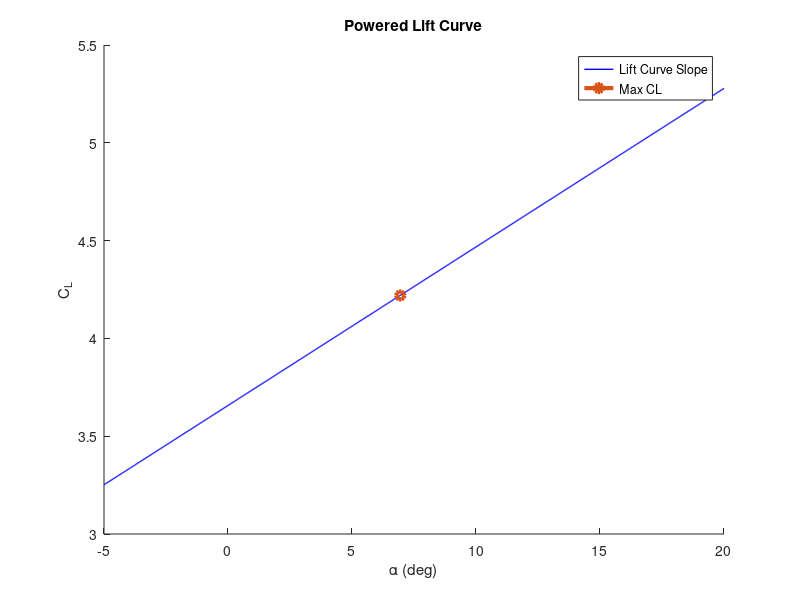
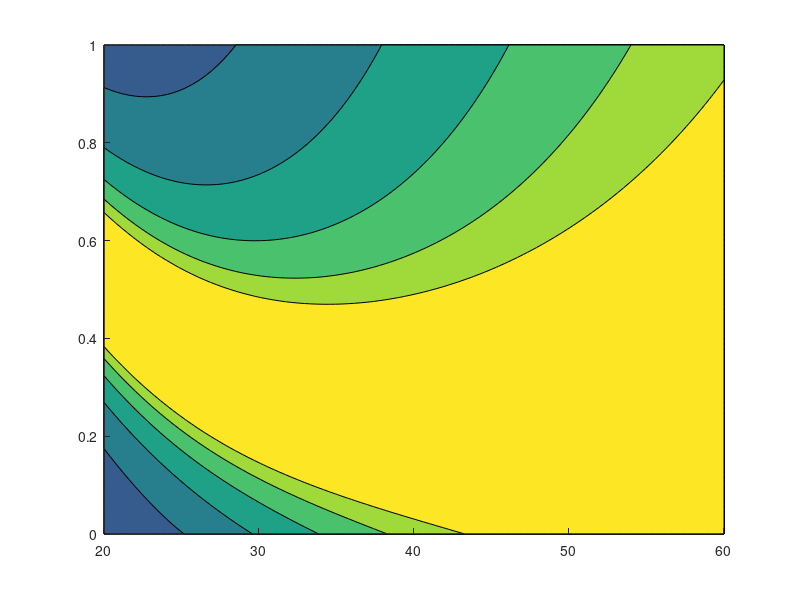

MATLAB code to generate these figures, in order: (Note: this script raises an error after producing the figures.)
% Higher fidelity analysis of blown wing takeoff and landing parameters
% Using geometric estimates when needed, will be commented when used
%
% CORRECTED VERSION (Oct 21 2026) - changes marked "FIX":
%  FIX 1  One consistent design point: W, S, AR, P_sh at the top; W_S = W/S (was a separate
%         hard-coded 16 lb/ft^2 while W = 16,928 lb and S = 1,058 ft^2 came from two other
%         sizing runs; the P-S design point was W0 ~ 10,700 lb).
%  FIX 2  Tail area from volume coefficients (tailSizing.m) instead of Sh = 0.4*S, and the
%         tail arm from the same layout as the AVL model (l_h ~ 30.8 ft).
%  FIX 3  Landing search: only points that are certifiable are shaded as allowed -
%         approach speed >= 1.30 V_S (former 14 CFR 23.73(b)) and, because this model has
%         no flare (touchdown at the approach speed), touchdown sink <= 10 ft/s
%         (former 14 CFR 23.473(d)). Without this mask the search picks touchdown speeds
%         below the stall speed and sink rates of 20-40 ft/s.
%  FIX 5  contourf(x, y, Z) needs Z(row = y index, column = x index). landingDistance(i,j)
%         is stored with i = speed (x) and j = power (y), so the original plots were
%         transposed (axes swapped without an error because the grid is 100 x 100). Now Z'.
%  FIX 6  calc_Tc: syms/vpasolve replaced by fzero (same equation, no toolbox, faster).
%  FIX 4  z_cg = 10 ft (from a Baron) flagged: CG height above ground of a high-wing
%         commuter is ~5-6 ft; it scales the drag/inertia moments in the rotation model.

clear
clc
close all

%% Initial Wing and Propeller Layout

% FIX 1: single design point (edit to the current P-S result)
AR = 11; %From aircraftDesignDriver
num_props = 10; 
S = 1058; %ft^2 from updated P-S plot  <- replace with the corrected P-S wing area
W = 16928; %lbs, take-off weight of the SAME design point as S
W_S = W/S; %lb/ft^2, consistent wing loading (was hard-coded 16)
prop_diameter = 7; %ft, just an initital guess, sized to get disk_area_ratio ~ .35
Ad = num_props*(pi*prop_diameter^2)/4;

disk_area_ratio = Ad/S;
fB = .65; %following Courtin's assumption, most likely we can actually get this higher as the width of our fuselage will be very small compared to big ass wings

%% Thrust and slipstream speed from shaft power

rho = .002297; %slug/ft^3, 1.184 kg/m^3, ISA + 18F density
P_sh = 550*1765; %slug*ft^2/s^3, from updated P-S plot 1765 hp
eta_a = .84; %Taken from Cinar slides from X-57
V = 55*1.688; %ft/s, from 55 kts landing speed
delta_F = 60; %deg, 60 degree flap deflection
eta_F = .81; %estimated from graph in Cinar slides

function [delta_C_j, delta_j, T_c_prime] = calc_Tc(V, eta_a, rho, P_sh, Ad, disk_area_ratio, delta_F, eta_F)   
    % FIX 6: numeric root instead of syms/vpasolve (same equation; ~100x faster in the
    % 100 x 100 landing loop, no Symbolic Toolbox needed, and the old vpa(...,3)
    % rounded Vj to 3 significant digits)
    f = @(Vj) (rho*Ad/4)*(Vj - V)*((Vj + V)^2) - eta_a*P_sh;
    hi = V + 50;
    while f(hi) < 0, hi = 2*hi; end
    Vj = fzero(f, [V, hi]);

    T_c_prime = disk_area_ratio*((Vj^2/V^2) - 1);
    delta_C_j = T_c_prime*(1 + (V/Vj));

    delta_j = eta_F*delta_F;
end

[delta_C_j, delta_j, T_c_prime] = calc_Tc(V, eta_a, rho, P_sh, Ad, disk_area_ratio, delta_F, eta_F);


%% Estimate the powered lift curve

alpha = linspace(-5, 20, 1000);

CL_u = .1856 + .0334*delta_F + .0667.*alpha;

A0 = .1856 + .0334*delta_F + .0667.*alpha;
A1 = .0121*delta_j - .0085.*alpha + .0426;
A2 = .0140*delta_j + .0226.*alpha + .1407;

F_Cj = A0 + A1*sqrt(delta_C_j) + A2*delta_C_j;

F_0 = CL_u;

CL = CL_u + F_Cj - F_0;

%% Set the angle-of-attack limit (instead of a fixed CL_max)

alpha_stall = min(16 + 1.5*T_c_prime, 22);

delta_alpha = 10; % 10 degree stall marign from Courtin

alpha_max = alpha_stall - delta_alpha;
CL_max = CL(find(alpha <= alpha_max, 1, "last"));
figure()
hold on
plot(alpha, CL, 'LineWidth', 1, 'Color', 'Blue')
plot(alpha_max, CL_max, '-o', 'LineWidth', 3)
xlabel('\alpha (deg)')
ylabel('C_L')
legend('Lift Curve Slope', 'Max CL')
title('Powered Lift Curve')

%% Landing Approach and Distance

CD0 = .015 + .065 + .02;

gamma = deg2rad(linspace(-40, 10, 100)); %rad, sweep of flight path angles
V_A = linspace(25, 65, 100); %kts, sweep of approach speeds

CL_g = 1; %Courtin's EL-2 ground value
CD0_g = .5; %Courtin's EL-2 ground value
G = .87; %Courtin's EL-2, calculated based on height of the wing, don't know what this is
e_g = .8; %Courtin's EL-2, oswald efficiency
mu_b = .4; %Courtin's EL-2, breaking coefficient
% W_S defined at the top (FIX 1)
k1 = 0; %don't actually know what this is but Cinar used this

V_TD = V_A.*1.688; %touchdown speed in ft/s = approach speed with no flare
h_obs = 50; %50 foot obstacle
g = 32.1; %ft/s^2
t_d = 1; %sec, time before brakes applied in landing roll

V_TD_vec = linspace(20, 60, 100).*1.688; %ft/s sweep over landing speeds from 20-60 kts
P_sh_vec = linspace(0, 1, 100).*P_sh; %sweep over power settings from 0-100%

e = .8; %estimated oswald efficiency factor

alpha = zeros([100, 100]);
alpha_stall = zeros([100, 100]);
landingDistance = zeros([100, 100]);
CL_stall = zeros([100, 100]);
CL_req = zeros([100, 100]);
gamma_vec = zeros([100, 100]);

for i = 1:100
    for j = 1:100
        [delta_C_j, delta_j, T_c_prime] = calc_Tc(V_TD_vec(i), eta_a, rho, P_sh_vec(j), Ad, disk_area_ratio, delta_F, eta_F);
        q_inf = .5*rho*V_TD_vec(i)^2;

        %iterate flight path angle
        gamma = deg2rad(0); %0 radian initial flight path angle
        for n = 1:8
            CL_k = (W_S*cos(gamma))/q_inf;
            Cx = CD0 + (CL_k^2)/(pi*e*AR + 2*delta_C_j) - T_c_prime;
            gamma = asin(-1*(q_inf*Cx)/W_S);
        end

        gamma_vec(i, j) = gamma;

        c0 = .1856 + .0334*delta_F + sqrt(delta_C_j)*(.0121*delta_j + .0426) + delta_C_j*(.014*delta_j + .1407);
        c1 = .0667 - .0085*sqrt(delta_C_j) + .0226*delta_C_j;
        alpha(i, j) = (CL_k - c0)/c1;

        alpha_stall(i, j) = min(16 + 1.5*T_c_prime, 22);
        CL_stall(i, j) = c0 + c1*alpha_stall(i, j);   % FIX 3: powered CL at stall, this V and power
        CL_req(i, j) = CL_k;

        J_A = (rho/(2*W_S))*(CD0_g + (k1 + (G/(pi*e_g*AR))*CL_k^2) - mu_b*CL_k);
        landingDistance(i, j) = h_obs/tan(abs(gamma)) + t_d*V_TD_vec(i) + 1/(2*g*J_A)*log(1 + ((J_A*V_TD_vec(i)^2)/mu_b));
    end
end

%shade region where alpha < alpha_stall - delta_alpha
is_possible_alpha = alpha <= (alpha_stall - delta_alpha);

% FIX 3: certification mask. V >= 1.30 V_S at the same power  <=>  CL_req <= CL_stall/1.30^2
% (stall speed with the approach thrust, 14 CFR 23.2110(b)); touchdown sink <= 10 ft/s
[PP, VV] = meshgrid(P_sh_vec, V_TD_vec);           % rows = speed (i), columns = power (j)
sink_TD = VV.*sin(abs(gamma_vec));                 % ft/s, no flare in this model
is_certifiable = is_possible_alpha & (CL_req <= CL_stall/1.30^2) & (sink_TD <= 10);
fprintf('Landing points <= 300 ft: %d with the alpha-margin rule only, %d also certifiable\n', ...
    nnz(is_possible_alpha & landingDistance <= 300), nnz(is_certifiable & landingDistance <= 300));

figure()
hold on
contourf(V_TD_vec./1.688, P_sh_vec./P_sh, landingDistance', [100, 200, 300, 400, 500, 600, 700])
contourf(V_TD_vec./1.688, P_sh_vec./P_sh, is_possible_alpha', [1, 1], 'g-', 'LineWidth', 2, 'FaceAlpha', .2)
contour(V_TD_vec./1.688, P_sh_vec./P_sh, is_certifiable', [1, 1], 'k-', 'LineWidth', 2)
contour(V_TD_vec./1.688, P_sh_vec./P_sh, landingDistance', [300, 300], 'r-', 'LineWidth', 2)
title('Steady approach and Landing Search')
xlabel('Touchdown Speed (kts)')
ylabel('Power Setting %')
legend('Landing Distance', 'Allowed Angle of Attack', 'Certifiable (1.3 V_S, sink <= 10 ft/s)', '300 ft landing')
colorbar
hold off

%% Integrate Takeoff 

T0 = (2*rho*Ad)^(1/3)*(eta_a*P_sh)^(2/3); %Zero-velocity thrust

% W defined at the top (FIX 1)
m = W/32.1; %slugs
dt = .02; %s
V0 = 5*3.281; %ft/s, from 5m/s brake release speed from Cinar
mu = .0165; %rolling resistance, common value used for transport aircraft

a0 = g*(T0/W - mu);
s0 = V0^2/(2*a0);

%logic for controlling phase of takeoff
roll = 1; %1 = true, 0 = false
rotate = 0;
climb = 0;

%rotation quantity estimates
CL_tail = -.5; %initial CL_tail
CL_tail_dot = .5; %random estimate
c_bar = S/AR; %mean chord
Iyy = 20000; %slug*ft^2, estimate from light twin engine aircraft ~ 12500 lbs
Cm_wb_0 = .05; %estimate from google
x_mlg = .65*c_bar; %estimate from Cinar
x_cg = .35*c_bar; %estimate from Cinar
x_acw = .25*c_bar; %assuming ac is at quarter chord
% FIX 2: tail from volume coefficients (same arms as the AVL model)
x_wing_c4 = 20.0; x_ht_c4 = 50.8; x_vt_c4 = 43.3;  %ft, STOL481.avl layout - update with the CAD
tail = tailSizing(S, AR, 1.0, x_wing_c4, x_ht_c4, x_vt_c4);
Sh = tail.S_ht; %ft^2 (was 0.4*S)
l_tail = tail.l_h; %ft
z_cg = 10; %ft, estimated from beechcraft baron  <- FIX 4: check, ~5-6 ft for a high-wing commuter
z_mlg = 0; %ft, main landing gear on the ground

%initialize arrays for storage
i = 1;
s = s0;
h = 0;
t = 0;
V = V0;
alpha = 3; %deg

%explicit euler method to time march
%assuming no mass loss during takeoff, fuel loss is pretty negligible
%anyway
while h < 50
    %assuming full throttle constantly, assuming constant rho, changes in
    %density are negligble from 0 - 50 ft
    [delta_C_j, delta_j, T_c_prime] = calc_Tc(V(i), eta_a, rho, P_sh, Ad, disk_area_ratio, delta_F, eta_F);

    if(climb == 1)
        disp(h(i))
        %estimate CL
        CL_u = .1856 + .0334*delta_F + .0667*alpha(i);
        A0 = .1856 + .0334*delta_F + .0667*alpha(i);
        A1 = .0121*delta_j - .0085*alpha(i) + .0426;
        A2 = .0140*delta_j + .0226*alpha(i) + .1407;
        F_Cj = A0 + A1*sqrt(delta_C_j) + A2*delta_C_j;
        F_0 = CL_u;
        
        CL = CL_u + F_Cj - F_0;
        CX = CD0 + CL^2/(pi*e*AR + 2*delta_C_j) - T_c_prime;

        L = .5*rho*V(i)^2*S*CL; %lbs
        X = .5*rho*V(i)^2*S*CX; %lbs

        V_dot = (-X - W*sin(gamma(i)))/m;
        V(i+1) = V(i) + V_dot*dt;

        gamma_dot = (L - W*cos(gamma(i)))/(m*V(i+1));

        gamma(i+1) = gamma(i) + gamma_dot*dt;
        s(i+1) = s(i) + V(i+1)*dt*cos(gamma(i+1));
        h(i+1) = h(i) + V(i+1)*dt*sin(gamma(i+1));
        alpha(i+1) = alpha(i); %hold angle of attack constant
    end

    if(rotate == 1)
        %estimate CL
        CL_u = .1856 + .0334*delta_F + .0667*alpha(i);
        A0 = .1856 + .0334*delta_F + .0667*alpha(i);
        A1 = .0121*delta_j - .0085*alpha(i) + .0426;
        A2 = .0140*delta_j + .0226*alpha(i) + .1407;
        F_Cj = A0 + A1*sqrt(delta_C_j) + A2*delta_C_j;
        F_0 = CL_u;
        
        CL = CL_u + F_Cj - F_0;
        CX = CD0 + CL^2/(pi*e*AR + 2*delta_C_j) - T_c_prime;

        L = .5*rho*V(i)^2*S*CL; %lbs
        X = .5*rho*V(i)^2*S*CX; %lbs

        V_dot = (-X - mu*(W - L))/m;
        gamma_dot = 0;

        if (alpha(i) < alpha_target)
            Cm_wb = Cm_wb_0 - .015*alpha(i); %estimated from google

            if(CL_tail > -2)
                CL_tail = CL_tail - CL_tail_dot*dt;
            end

            Cm_mlg = Cm_wb + CL*((x_mlg - x_acw)/c_bar) - CL_tail*(Sh/S)*((l_tail - x_mlg + x_cg)/c_bar) - (W/(.5*rho*V(i)^2*S))*((x_mlg - x_cg)/c_bar) + CX*((z_cg - z_mlg)/c_bar) + m*V_dot*((z_cg - z_mlg)/c_bar);
            M_mlg = Cm_mlg*.5*rho*V(i)^2*S*c_bar;
            Iyy_mlg = Iyy + m*((z_cg - z_mlg) + (x_mlg - x_cg))^2;

            q_dot = M_mlg/Iyy_mlg;
            alpha(i+1) = alpha(i) + q_dot*dt;

        else
            alpha(i+1) = alpha(i); %keep alpha constant once it reaches target
        end

            V(i+1) = V(i) + V_dot*dt;
            s(i+1) = s(i) + V(i+1)*dt;
            gamma(i+1) = gamma(i) + gamma_dot*dt;
            %no change in height during rotation
            h(i+1) = h(i);

            if (L >= W)
                alpha(i+1) = alpha_target;
                rotate = 0;
                climb = 1;
            end
    end

    if (roll == 1)
        %estimate CL
        CL_u = .1856 + .0334*delta_F + .0667*alpha(i);
        A0 = .1856 + .0334*delta_F + .0667*alpha(i);
        A1 = .0121*delta_j - .0085*alpha(i) + .0426;
        A2 = .0140*delta_j + .0226*alpha(i) + .1407;
        F_Cj = A0 + A1*sqrt(delta_C_j) + A2*delta_C_j;
        F_0 = CL_u;
        
        CL = CL_u + F_Cj - F_0;
        L = .5*rho*V(i)^2*S*CL; %lbs

        %estimate CX
        CX = CD0 + CL^2/(pi*e*AR + 2*delta_C_j) - T_c_prime;
    
        X = .5*rho*V(i)^2*S*CX; %lbs
    
        V_dot = (-X - mu*(W-L))/m;
    
        %no change in height during roll
        V(i+1) = V(i) + V_dot*dt;
        s(i+1) = s(i) + V(i+1)*dt;
        alpha(i+1) = alpha(i);
        gamma(i+1) = gamma(i);
        h(i+1) = h(i);

        alpha_stall = min(16 + 1.5*T_c_prime, 22); %deg
        alpha_allowed = alpha_stall - 8; %deg

        CL_u = .1856 + .0334*delta_F + .0667*alpha_allowed;
        A0 = .1856 + .0334*delta_F + .0667*alpha_allowed;
        A1 = .0121*delta_j - .0085*alpha_allowed + .0426;
        A2 = .0140*delta_j + .0226*alpha_allowed + .1407;
        F_Cj = A0 + A1*sqrt(delta_C_j) + A2*delta_C_j;
        F_0 = CL_u;
        
        CL_potential = CL_u + F_Cj - F_0;

        L_potential = .5*rho*V(i+1)^2*S*CL_potential;
        if (L_potential >= W)
            roll = 0;
            rotate = 1;
            alpha_target = alpha_stall - 8 - 4; %deg
        end
    end

    t(i+1) = t(i) + dt;
    i = i+1;
end

figure()
plot(s, h, 'LineWidth', 1, 'Color', 'Blue')
title('Takeoff Roll Height vs. Distance')
ylabel('Height (ft)')
xlabel('Distance (ft)')

figure()
plot(t, h, 'LineWidth', 1, 'Color', 'Blue')
title('Takeoff Roll Height vs. Time')
ylabel('Height (ft)')
xlabel('Time (s)')

figure()
plot(t, s, 'LineWidth', 1, 'Color', 'Blue')
title('Takeoff Roll Distance vs. Time')
xlabel('Time (s)')
ylabel('Distance (ft)')

figure()
plot(t, V, 'LineWidth', 1, 'Color', 'Blue')
title('Takeoff Roll Speed vs. Time')
ylabel('Speed (ft/s)')
xlabel('Time (s)')

figure()
plot(t, alpha, 'LineWidth', 1, 'Color', 'Blue')
title('Takeoff Roll Angle of Attack vs. Time')
ylabel('Angle of Attack (deg)')
xlabel('Time (s)')
